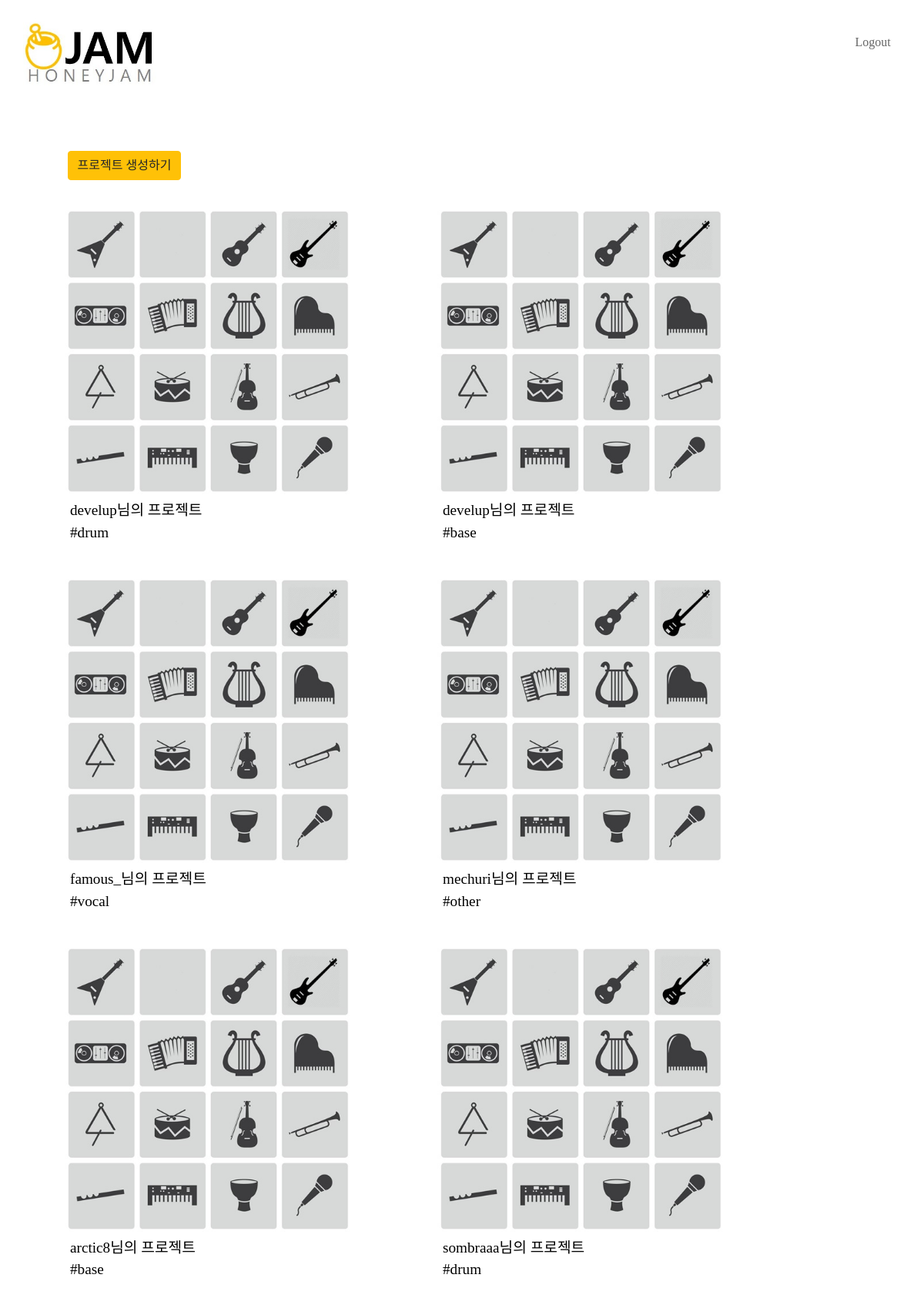
Before: / (signed in) with the older database file.
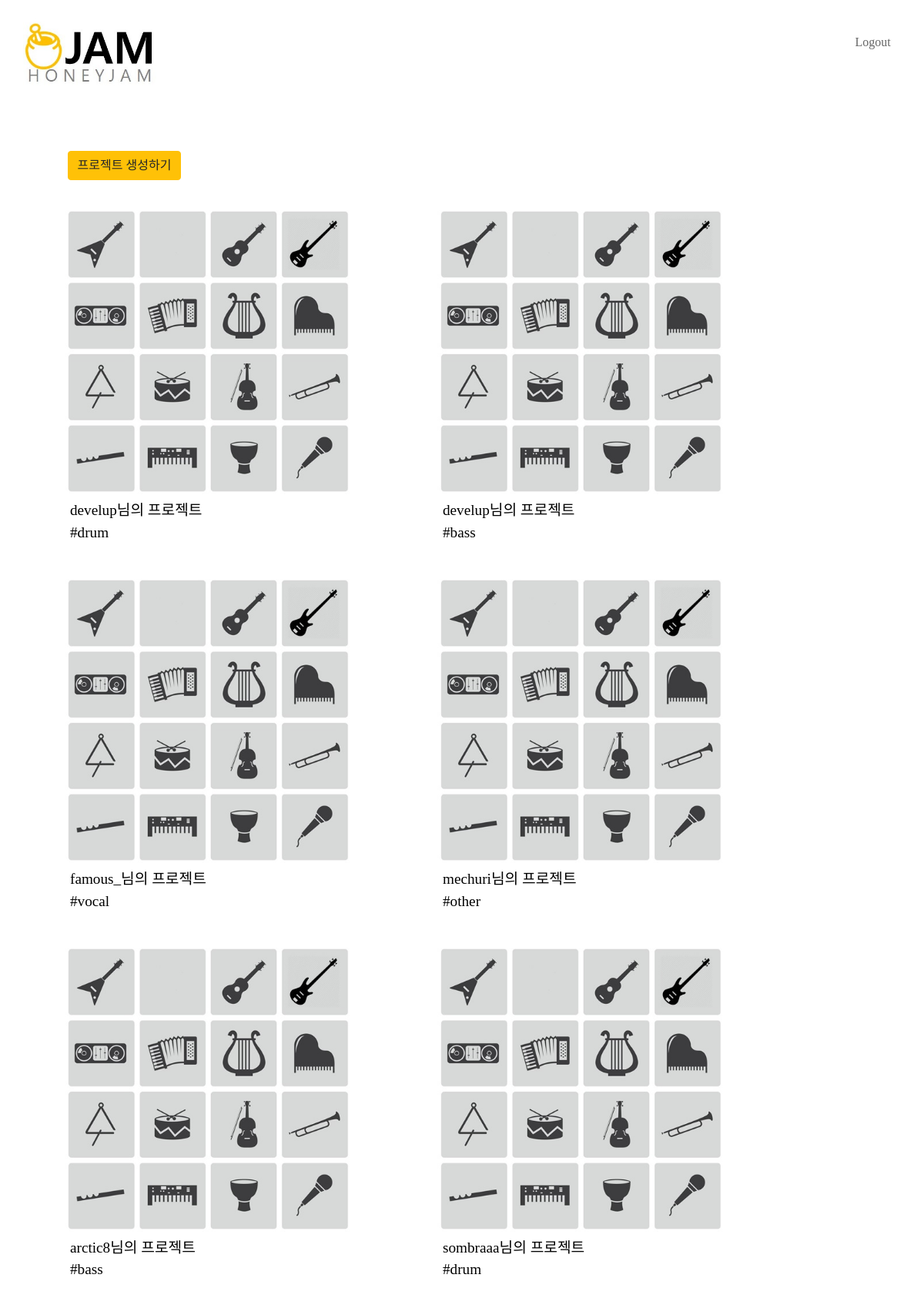
After: the same page with the newer database file.
### jam/models.py (models this page shows)
class Project(models.Model):
    INST_CHOICES = (
        ('vocal', 'vocal'),
        ('drum', 'drum'),
        ('elec', 'elec'),
        ('piano', 'piano'),
        ('bass', 'bass'),
        ('other', 'other'),
    )
    inst = models.CharField(max_length=20, choices=INST_CHOICES)
    user = models.ForeignKey(User, on_delete = models.CASCADE)
    content = models.TextField()
    file = models.FileField(upload_to="music", null=True)
    created_at = models.DateTimeField(auto_now_add=True)
    updated_at = models.DateTimeField(auto_now=True)

### jam/views.py (the view)
# urls.py: path('', views.main, name='main'),
def main(request):
    request.POST.get('user')
    project = Project.objects.all()
    return render(request, 'main.html', {"project":project})

### jam/templates/main.html
{% extends 'base.html' %}
{% load staticfiles %}
{% block content %}
<link rel="stylesheet" href="{% static 'main.css' %}">
<div class="main-wrap">
    {% if user.is_authenticated %}
    <div class="create-btn">
        <a href="{% url 'jam:create_project' %}" class="btn btn-warning">프로젝트 생성하기</a>
    </div>
    <div class="item-wrap">
        {% for item in project %}
            <div class="item">
                <div class="item-img">
                    <img src="{% static 'inst_icon.jpg' %}" alt="이미지">
                </div>
                <div class="item-text">
                    <a href="{% url 'jam:detail' item.id %}" class="btn btn-link">
                        {{ item.user }}님의 프로젝트<br>
                        #{{item.inst}}
                    </a>
                </div>
            </div>
            {% empty %}
            <h1>아직 올라온 프로젝트가 없습니다.</h1>
            {% endfor %}
        {% else %}
          <p>아직 로그인 하지 않았습니다</p>
          <a href="{% url 'account_login' %}" class="btn btn-dark">로그인</a>
          <a href="{% url 'account_signup' %}" class="btn btn-dark">회원가입</a>
{% endif %}
    </div>
</div>
{% endblock %}

Changed rows visible on the page:
changed Project (number 2 of 6 on the later page): inst "base" → "bass"
changed Project "arctic8": inst "base" → "bass"
